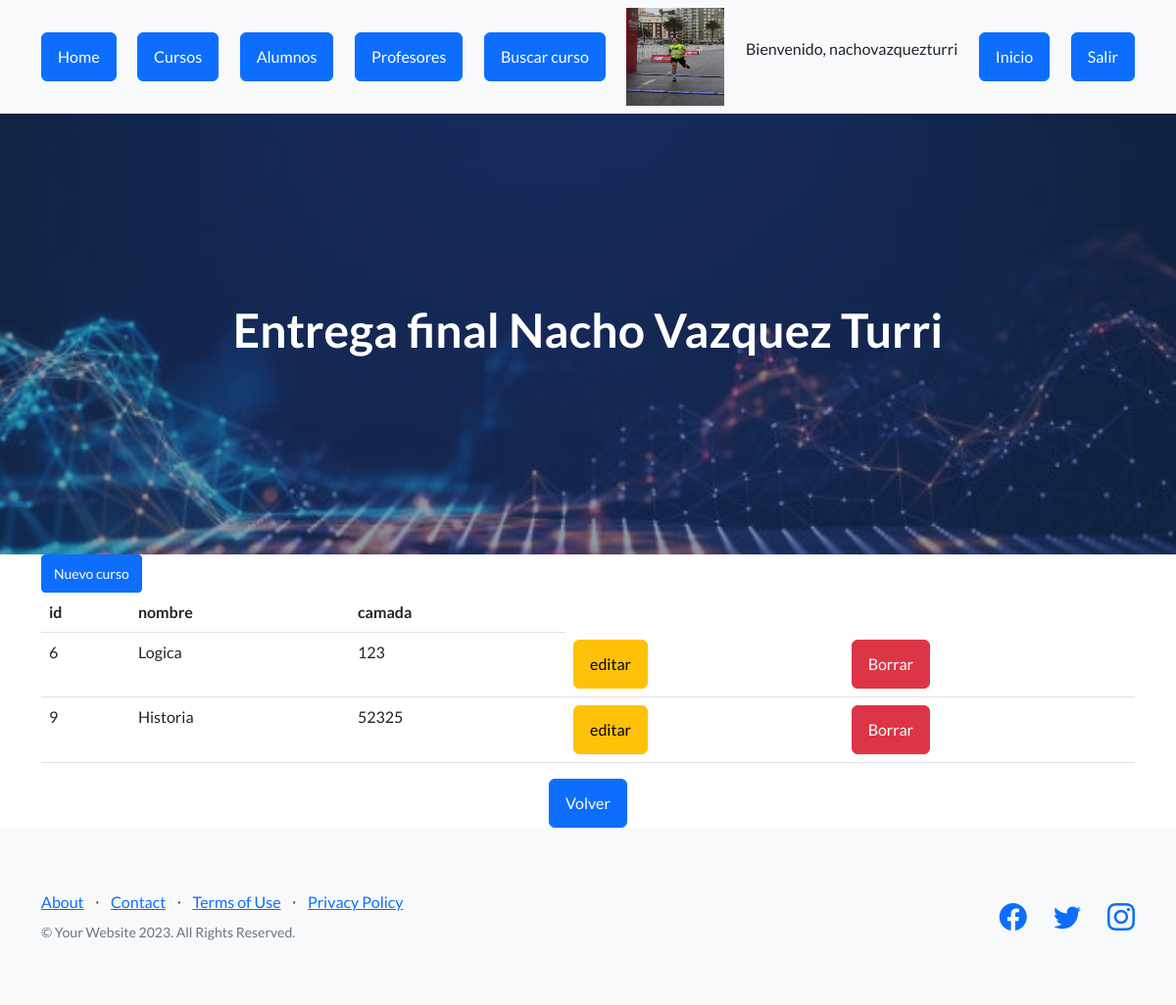
/AppCoder/ver_cursos (signed in), run on the app's committed database.
### AppCoder/models.py (models this page shows, shortened)
class Curso(models.Model):
    nombre = models.CharField(max_length=40)
    camada = models.IntegerField()

### AppCoder/views.py (the view)
# urls.py: path("ver_cursos" , views.ver_cursos , name= "cursos"),
@login_required
def ver_cursos(request):
    cursos = Curso.objects.all()
    avatares = Avatar.objects.filter(user=request.user.id)
    url_avatar = avatares[0].imagen.url if avatares.exists() else None
    dicc = {"cursos" : cursos }
    plantilla = loader.get_template("cursos.html")
    documento = plantilla.render(dicc)
    return render(request , "cursos.html", {"cursos": cursos,"url_avatar":url_avatar if avatares.exists () else None})

### AppCoder/template/cursos.html
{%  extends 'padre.html'   %}
{% load static %}
{% block contenido %}
    <main class = container>
        <a href="alta_curso" class = "btn btn-primary btn-sm"  >Nuevo curso    </a>
        <table class="table">
            <thead>
                <tr>
                    <th>id</th>
                    <th>nombre</th>
                    <th>camada</th>
                </tr>
            </thead>
            <tbody>
                {% for n in cursos %}
                <tr>
                    <td>{{n.id}}</td>
                    <td>{{n.nombre}}</td>
                    <td>{{n.camada}}</td>
                    <td><a href = "{% url 'editar_curso' n.id %}" class = "btn btn-warning btn-small" >editar</a></td>
                    <td><a href = "{% url 'elimina_curso' n.id %}" class = "btn btn-danger" >Borrar</a></td>
                </tr>
                {% endfor %}
            </tbody>
        </table>
        <div class="text-center">
            <a href="{% url 'home' %}" class="btn btn-primary">Volver</a>
        </div>
    </main>
{% endblock %}

### AppCoder/template/padre.html (shortened to what this page needs)
<!DOCTYPE html>
<html lang="en">
    <head>
        {% load static %}
        <link href="https://cdn.jsdelivr.net/npm/bootstrap-icons@1.5.0/font/bootstrap-icons.css" rel="stylesheet" type="text/css" />
        <link href="{% static 'AppCoder/css/Styles.css' %}" rel="stylesheet" />
    </head>
    <body>
        <nav class="navbar navbar-light bg-light static-top">
            <div class="container">
                <a class="btn btn-primary" href="{% url 'home' %}">Home</a>
                {% if request.user.is_authenticated %}
                <a class="btn btn-primary" href="{% url 'cursos' %}">Cursos</a>
                {% endif %}
                <a class="btn btn-primary" href="{% url 'alumnos' %}">Alumnos</a>
                <a class="btn btn-primary" href="{% url 'profesores' %}">Profesores</a>
                <a class="btn btn-primary" href="{% url 'buscar_curso' %}">Buscar curso</a>
                {% if  request.user.is_authenticated %}
                <img src="{{url_avatar}}" alt="" width="100px" height="100px">
                <p>Bienvenido, {{user.username}}</p>
                <a class="btn btn-primary" href="{% url 'inicio' %}">Inicio</a>
                <form action=" {% url 'Logout' %}" method="POST">
                    <button type="submit" class="btn btn-primary">Salir</button>
                </form>
                {% endif %}
            </div>
        </nav>
        <header class="masthead" style="background-image: url('{% static "AppCoder/assets/img/istockphoto-1460853312-612x612.jpg" %}');">
            <div class="container position-relative">
                <h1 class="text-center" style="color:white">Entrega final Nacho Vazquez Turri</h1>
            </div>
        </header>
        {% block contenido %}
        {% endblock %}
        <footer class="footer bg-light">
            <div class="container">
                <div class="row">
                    <div class="col-lg-6 h-100 text-center text-lg-start my-auto">
                        <ul class="list-inline mb-2">
                            <li class="list-inline-item"><a href="#!">About</a></li>
                            <li class="list-inline-item">⋅</li>
                            <li class="list-inline-item"><a href="#!">Contact</a></li>
                            <li class="list-inline-item">⋅</li>
                            <li class="list-inline-item"><a href="#!">Terms of Use</a></li>
                            <li class="list-inline-item">⋅</li>
                            <li class="list-inline-item"><a href="#!">Privacy Policy</a></li>
                        </ul>
                        <p class="text-muted small mb-4 mb-lg-0">&copy; Your Website 2023. All Rights Reserved.</p>
                    </div>
                    <div class="col-lg-6 h-100 text-center text-lg-end my-auto">
                        <ul class="list-inline mb-0">
                            <li class="list-inline-item me-4">
                                <a href="#!"><i class="bi-facebook fs-3"></i></a>
                            </li>
                            <li class="list-inline-item me-4">
                                <a href="#!"><i class="bi-twitter fs-3"></i></a>
                            </li>
                            <li class="list-inline-item">
                                <a href="#!"><i class="bi-instagram fs-3"></i></a>
                            </li>
                        </ul>
                    </div>
                </div>
            </div>
        </footer>
    </body>
</html>

### data on the page
Curso: id "6", nombre "Logica", camada "123"
Curso: id "9", nombre "Historia", camada "52325"

### other printed values
{{ user.username }} "nachovazquezturri"
